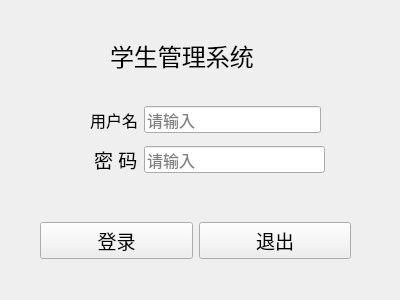
<?xml version="1.0" encoding="UTF-8"?>
<ui version="4.0">
 <class>page_login</class>
 <widget class="QWidget" name="page_login">
  <property name="geometry">
   <rect>
    <x>0</x>
    <y>0</y>
    <width>400</width>
    <height>300</height>
   </rect>
  </property>
  <property name="minimumSize">
   <size>
    <width>400</width>
    <height>300</height>
   </size>
  </property>
  <property name="maximumSize">
   <size>
    <width>400</width>
    <height>300</height>
   </size>
  </property>
  <property name="font">
   <font>
    <pointsize>14</pointsize>
   </font>
  </property>
  <property name="windowTitle">
   <string>登录</string>
  </property>
  <property name="windowIcon">
   <iconset resource="res.qrc">
    <normaloff>:/icon.jpg</normaloff>:/icon.jpg</iconset>
  </property>
  <property name="toolTip">
   <string>这是登录窗口</string>
  </property>
  <widget class="QLabel" name="lb_title">
   <property name="geometry">
    <rect>
     <x>110</x>
     <y>40</y>
     <width>191</width>
     <height>31</height>
    </rect>
   </property>
   <property name="font">
    <font>
     <pointsize>18</pointsize>
    </font>
   </property>
   <property name="text">
    <string>学生管理系统</string>
   </property>
  </widget>
  <widget class="QWidget" name="widget_2" native="true">
   <property name="geometry">
    <rect>
     <x>94</x>
     <y>140</y>
     <width>231</width>
     <height>39</height>
    </rect>
   </property>
   <layout class="QHBoxLayout" name="horizontalLayout">
    <item>
     <widget class="QLabel" name="label_2">
      <property name="text">
       <string>密 码</string>
      </property>
     </widget>
    </item>
    <item>
     <widget class="QLineEdit" name="le_Password">
      <property name="font">
       <font>
        <pointsize>12</pointsize>
       </font>
      </property>
      <property name="text">
       <string/>
      </property>
      <property name="maxLength">
       <number>8</number>
      </property>
      <property name="echoMode">
       <enum>QLineEdit::Password</enum>
      </property>
      <property name="placeholderText">
       <string>请输入</string>
      </property>
     </widget>
    </item>
   </layout>
  </widget>
  <widget class="QWidget" name="widget_3" native="true">
   <property name="geometry">
    <rect>
     <x>40</x>
     <y>210</y>
     <width>311</width>
     <height>61</height>
    </rect>
   </property>
   <layout class="QHBoxLayout" name="horizontalLayout_3">
    <item>
     <widget class="QPushButton" name="btn_login">
      <property name="text">
       <string>登录</string>
      </property>
     </widget>
    </item>
    <item>
     <widget class="QPushButton" name="btn_exit">
      <property name="text">
       <string>退出</string>
      </property>
     </widget>
    </item>
   </layout>
  </widget>
  <widget class="QWidget" name="widget" native="true">
   <property name="geometry">
    <rect>
     <x>90</x>
     <y>100</y>
     <width>231</width>
     <height>39</height>
    </rect>
   </property>
   <property name="font">
    <font>
     <pointsize>12</pointsize>
    </font>
   </property>
   <layout class="QHBoxLayout" name="horizontalLayout_2">
    <item>
     <widget class="QLabel" name="label">
      <property name="text">
       <string>用户名</string>
      </property>
     </widget>
    </item>
    <item>
     <widget class="QLineEdit" name="le_UesrName">
      <property name="text">
       <string/>
      </property>
      <property name="maxLength">
       <number>8</number>
      </property>
      <property name="placeholderText">
       <string>请输入</string>
      </property>
     </widget>
    </item>
   </layout>
  </widget>
 </widget>
 <tabstops>
  <tabstop>le_UesrName</tabstop>
  <tabstop>le_Password</tabstop>
  <tabstop>btn_login</tabstop>
  <tabstop>btn_exit</tabstop>
 </tabstops>
 <resources>
  <include location="res.qrc"/>
 </resources>
 <connections/>
</ui>
